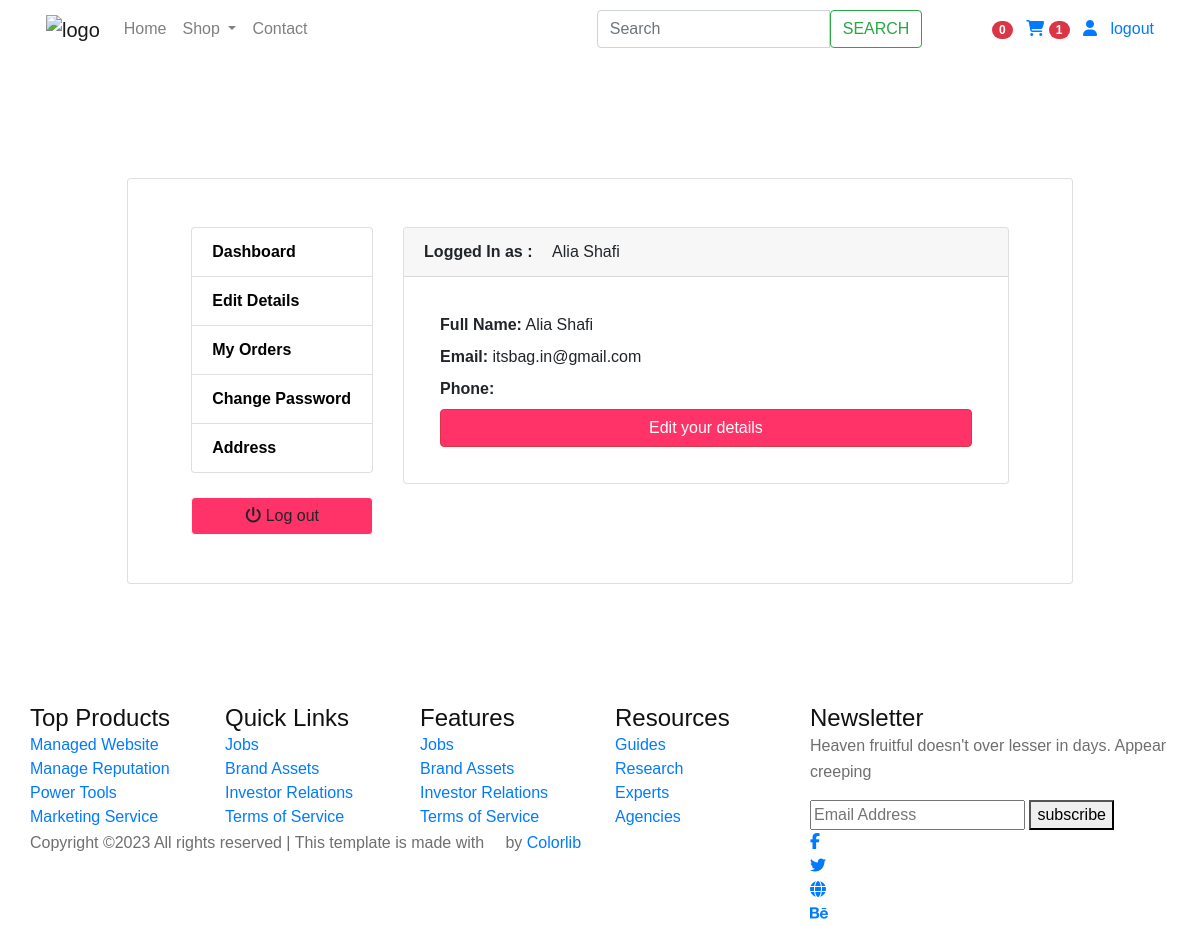
Screenshot of /accounts/dashboard/ (signed in) with the database file from the repository.
### accounts/models.py (models this page shows, shortened)
class Account(AbstractBaseUser):
    first_name      = models.CharField(max_length=50)
    last_name       = models.CharField(max_length=50)
    username        = models.CharField(max_length=50, unique=True)
    email           = models.EmailField(max_length=100, unique=True)
    phone_number    = models.CharField(max_length=50)
    otp_code        = models.CharField(max_length=6, blank=True)
    date_joined     = models.DateTimeField(auto_now_add=True)
    last_login      = models.DateTimeField(auto_now_add=True)
    is_admin        = models.BooleanField(default=False)
    is_staff        = models.BooleanField(default=False)
    is_active        = models.BooleanField(default=False)
    is_superadmin        = models.BooleanField(default=False)
    USERNAME_FIELD = 'email'
    REQUIRED_FIELDS = ['username', 'first_name', 'last_name']
    objects = MyAccountManager()

### accounts/views.py (the view)
# urls.py: path('dashboard/', views.dashboard, name='dashboard'),
@login_required(login_url = 'login')
def dashboard(request):
    return render(request, 'accounts/dashboard.html')

### cart/context_processors.py (called while the page is built)
def counter(request):
    cart_count = 0
    if 'admin' in request.path:
        return {}
    else:
        try:
            cart = Cart.objects.filter(cart_id=_cart_id(request))
            if request.user.is_authenticated:
                cart_items = CartItem.objects.all().filter(user=request.user)
            else:
                cart_items = CartItem.objects.all().filter(cart=cart[:1])
            for cart_item in cart_items:
                cart_count += cart_item.quantity
        except Cart.DoesNotExist:
            cart_count = 0
    return dict(cart_count=cart_count)

### cart/views.py (called while the page is built)
def _cart_id(request):
    cart = request.session.session_key
    if not cart:
        cart = request.session.create()
    return cart

def _wishlist_id(request):
    wishlist = request.session.session_key
    if not wishlist:
        wishlist = request.session.create()
    return wishlist

### category/context_processors.py (called while the page is built)
def  menu_links(request):
    links=Category.objects.all()
    return {
       'links': links
    }

### category/models.py (called while the page is built)
    def get_url(self):
        return reverse('products_by_category', args=[ self.slug])

### store/context_processors.py (called while the page is built)
def wishlist_counter(request):
    wishlist_count = 0
    if 'admin' in request.path:
        return {}
    else:
        try:
            wishlist = Wishlist.objects.filter(wishlist_id=_wishlist_id(request))
            if request.user.is_authenticated:
                wishlist_items = WishlistItem.objects.all().filter(user=request.user)
            else:
                wishlist_items = WishlistItem.objects.all().filter(wishlist=wishlist[:1])
            for wishlist_item in wishlist_items:
                wishlist_count += 1
        except Wishlist.DoesNotExist:
            wishlist_count = 0
    return dict(wishlist_count=wishlist_count)

### templates/accounts/dashboard.html (shortened to what this page needs)
{% extends 'base.html' %}
{% load static %}
{% block content %}
<section class="section-content p-5 padding-y bg my-5">
    <div class="container p-4" style="max-width: 90%;">
            <div class="card mx-auto p-5" >
        <div class="container" style="m-5" >
            <div class="row">
                {% include 'includes/dashboard_sidebar.html' %}
                <main class="col-md-9">
                <article class="card">
                <header class="card-header">
                    <strong class="d-inline-block mr-3">Logged In as : </strong>
                    <span>{{user.first_name}}        {{user.last_name}}</span>
                </header>
                <div class="card-body m-3">
                    <div class="row">
                      <div class="col-md-12">
                        <div class="form-row">
                          <div class="col-md-12">
                            <label><strong>Full Name:</strong> {{user.first_name}} {{user.last_name}}</label>
                          </div>
                        </div>
                        <div class="form-row">
                          <div class="col-md-12">
                            <label><strong>Email:</strong> {{user.email}}</label>
                          </div>
                        </div>
                        <div class="form-row">
                          <div class="col-md-12">
                            <label><strong>Phone:</strong> {{user.phone_number}}</label>
                          </div>
                        </div>
                        <div class="form-row">
                          <div class="col-md-12">
                            <a class="btn btn-danger btn-block" style="background-color: #ff3368;" href="#">Edit your details</a>
                          </div>
                        </div>
                      </div>
                    </div>
                  </div>
            </div>
        </div>
</section>
{% endblock %}

### adminpanel/static/css/style.css (style rules this page uses)
html, body { height: 100%; font-family: "Cairo", sans-serif; -webkit-font-smoothing: antialiased; font-smooth: antialiased; }
body { top:0!important; }
@media only screen and (min-width: 1200px) { .container { max-width: 1170px; } }

### rows the page displays
Account: first_name "Alia", last_name "Shafi", email "itsbag.in@gmail.com"

### other values shown
{{ wishlist_count }} "0"
{{ cart_count }} "1"
